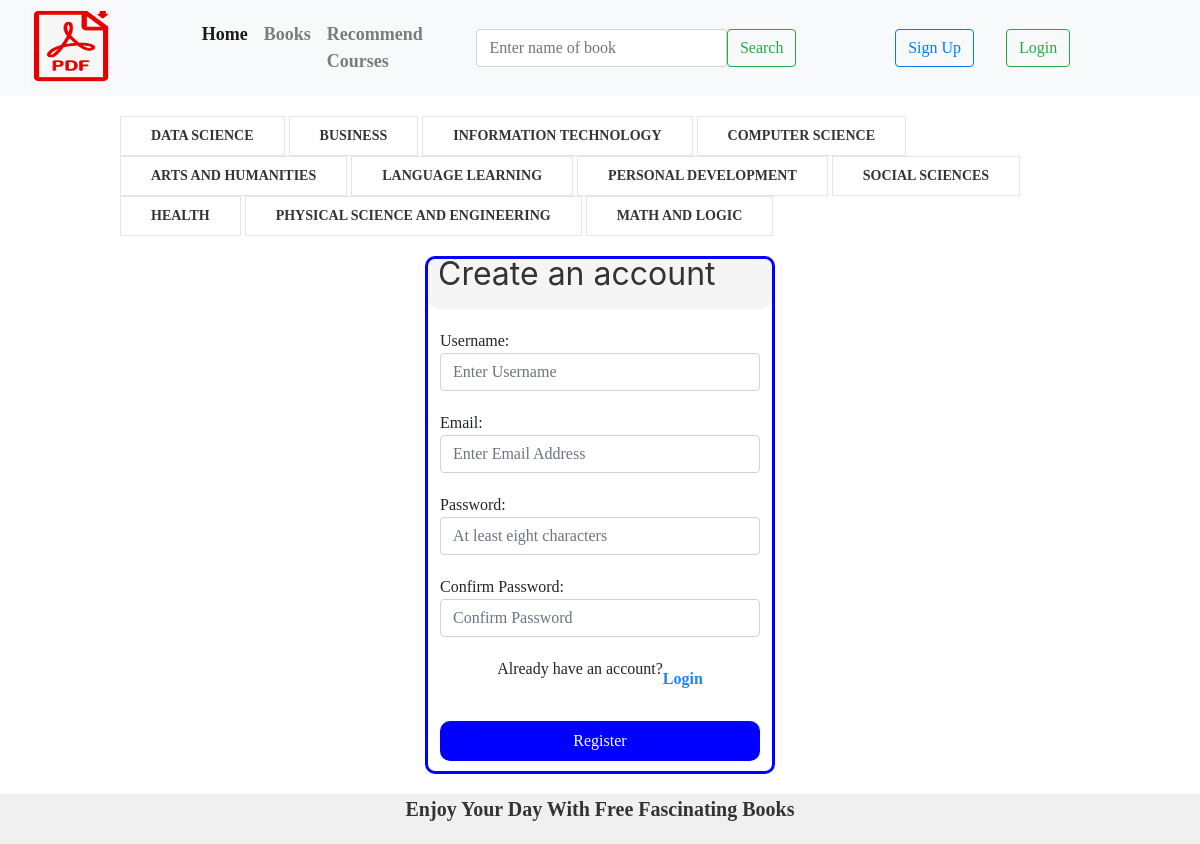
Page /book/register on the committed database.
### bookapp/models.py (models this page shows, shortened)
class Category(models.Model):
    name = models.CharField('Categories', max_length=50)
    slug = models.SlugField(max_length = 50)

### bookapp/views.py (the view)
# urls.py: path('register', views.register_page, name = 'register'),
def register_page(request):
    register_form = CreateUserForm()
    if request.method == 'POST':
        register_form = CreateUserForm(request.POST)
        if register_form.is_valid():
            register_form.save()
            messages.info(request, "Account Created Successfully!")
            return redirect('login')
    return render(request, 'register.html', {'register_form': register_form})

### bookapp/forms.py
class CreateUserForm(UserCreationForm):
    username = forms.CharField(max_length = 100, widget = forms.TextInput(attrs={
        'class' : 'form-control', 'placeholder': 'Enter Username'
    }))
    email = forms.CharField(max_length = 100, widget = forms.EmailInput(attrs={
        'class' : 'form-control', 'placeholder': 'Enter Email Address'
    }))
    password1 = forms.CharField(max_length = 100, widget = forms.PasswordInput(attrs={
        'class' : 'form-control', 'placeholder': 'At least eight characters'
    }))
    password2 = forms.CharField(max_length = 100, widget = forms.PasswordInput(attrs={
        'class' : 'form-control', 'placeholder': 'Confirm Password'
    }))
    class Meta:
        model = User
        fields = ['username', 'email', 'password1', 'password2']

### bookapp/context_processors.py (called while the page is built)
def category_links(request):
    category = Category.objects.all()
    return {'categories': category}

def book_search(request):
    search_form = BookSearchForm
    if request.method == 'POST':
        search_form = BookSearchForm(request.POST)
        if search_form.is_valid():
            search_form.save()
    return{'search_form': search_form}

### bookapp/templates/register.html (shortened to what this page needs)
{% extends 'base.html' %}  {% block content %}
<div id="container">
  <div class="header">
    <h2>Create an account</h2>
  </div>
  <form action="#" method="POST">
    <div id="form-control">
      <label>Username:</label>
      {{register_form.username}}
    </div>
    <div id="form-control">
      <label>Email:</label>
      {{register_form.email}}
    </div>
    <div id="form-control">
      <label>Password:</label>
      {{register_form.password1}}
    </div>
    <div id="form-control">
      <label>Confirm Password:</label>
      {{register_form.password2}}
    </div>
    <div id="haveAnAccount">
      <p>Already have an account?</p>
      <a href="{% url 'login' %}"><strong>Login</strong></a>
    </div>
    <button type="submit" id="submitButton">Register</button>
  </form>
</div>
{% endblock %}

### templates/base.html (shortened to what this page needs)
{% load static %}
<!DOCTYPE html>
<html lang="en">
  <head>
    <link
      rel="stylesheet"
      href="{% static 'bootstrap/css/bootstrap.min.css' %}"
    />
    <link rel="stylesheet" href="{% static 'css/style.css' %}" />
    <link rel="stylesheet" href="{% static 'css/register.css' %}" />
    <link rel="stylesheet" href="{% static 'css/style.css' %}" />
    <link rel="stylesheet" href="{% static 'css/home.css' %}" />
    <link rel="stylesheet" href="{% static 'css/book_detail.css' %}" />
    <link rel="stylesheet" href="{% static 'uikit/css/uikit.css' %}" />
    <link rel="stylesheet" href="{% static 'css/recom.css' %}" />
  </head>
  <body>
    <nav class="navbar navbar-expand-lg navbar-light bg-light">
      <div class="container-fluid">
        <div id="logo">
          <img src="{% static 'img/pdf 3.png' %}" />
        </div>
        <div class="collapse navbar-collapse" id="navbarSupportedContent">
          <ul class="navbar-nav me-auto mb-2 mb-lg-0">
            <li class="nav-item">
              <a
                class="nav-link active"
                aria-current="page"
                href="{% url 'home' %}"
                >Home</a
              >
            </li>
            <li class="nav-item">
              <a class="nav-link" href="{% url 'all_books' %}">Books</a>
            </li>
            <li class="nav-item">
              <a class="nav-link" href="{% url 'recommend_starting' %}"
                >Recommend Courses</a
              >
            </li>
          </ul>
          <form
            class="d-flex"
            method="POST"
            action="{% url 'book_search' %}"
            style="margin: 0px"
          >
            {% csrf_token %} {{search_form.name_of_book}}
            <button class="btn btn-outline-success" type="submit">
              Search
            </button>
          </form>
          <div style="width: auto; display: flex">
            {% if user.is_authenticated %}
            <div class="dropdown">
              <button
                class="btn btn-secondary dropdown-toggle"
                type="button"
                id="dropdownMenuButton1"
                data-bs-toggle="dropdown"
                aria-expanded="false"
              >
                Hello {{user.username}}
              </button>
              <ul class="dropdown-menu" aria-labelledby="dropdownMenuButton1">
                <li><a class="dropdown-item" href="#">Upload Book</a></li>
                <li>
                  <a class="dropdown-item" href="{% url 'logout' %}">Logout</a>
                </li>
              </ul>
            </div>
            {% else %}
            <a class="nav-link" href="{% url 'register' %}">
              <button type="button" class="btn btn-outline-primary">
                Sign Up
              </button></a
            >
            <a class="nav-link" href="{% url 'login' %}">
              <button type="button" class="btn btn-outline-success">
                Login
              </button>
            </a>
            {% endif %}
          </div>
        </div>
      </div>
    </nav>
    <p uk-margin style="width: 80%; margin: auto; margin-top: 20px">
      {% for category in categories %}
      <a
        class="uk-button uk-button-default"
        href="{% url 'category_detail' category.slug %}"
        ><strong>{{category.name}}</strong></a
      >
      {% endfor %}
    </p>
    {% block content %}{% endblock %}
    <footer>
      <h4><strong>Enjoy Your Day With Free Fascinating Books</strong></h4>
    </footer>
  </body>
</html>

### static/css/style.css (style rules this page uses)
* { margin: 0px; padding: 0px; box-sizing: border-box; font-family: Calibri; }
header, footer { width: 100%; height: 50px; background-color: whitesmoke; display: flex; align-items: center; justify-content: space-around; }
#logo { width: 80px; height: 80px; }
#logo img { width: 100%; height: 100%; }
nav { overflow: none; }
.navbar-collapse { justify-content: space-evenly !important; }
.navbar-collapse ul { width: 200px !important; justify-content: space-between; }
.navbar-collapse ul li a { font-weight: bold; font-size: 18px; }
footer { display: flex; align-items: center; justify-content: center; }
footer { background-color: #f0f0f0; padding: 20px; text-align: center; position: sticky; bottom: 0; width: 100%; }

### static/css/register.css (style rules this page uses)
* { box-sizing: border-box; }
#container { width: 350px; height: auto; background-color: white; border-radius: 10px; margin: auto; border: 3px solid blue; margin-top: 20px; margin-bottom: 20px; padding-bottom: 10px; }
.header { width: 100%; height: 50px; display: flex; align-items: center; background-color: whitesmoke; border-radius: 10px; padding-left: 10px; margin-bottom: 10px; }
form { width: 320px; height: auto; margin: auto; }
#submitButton { width: 100%; height: 40px; background-color: blue; margin-top: 20px; border: none; color: white; border-radius: 10px; }
label { display: block !important; margin: 0px; }
#form-control { margin-top: 20px; }
#haveAnAccount { width: auto; margin: auto; display: flex; align-items: center; justify-content: center; margin-top: 20px; }

### static/css/home.css (style rules this page uses)
footer { background-color: #f0f0f0; padding: 20px; text-align: center; position: sticky; bottom: 0; width: 100%; }

### static/css/book_detail.css (style rules this page uses)
* { padding: 0px; margin: 0px; box-sizing: border-box; }
footer { background-color: #f0f0f0; padding: 20px; text-align: center; position: sticky; bottom: 0; width: 100%; }

### rows in the picture
Category: name "DATA SCIENCE"
Category: name "BUSINESS"
Category: name "INFORMATION TECHNOLOGY"
Category: name "COMPUTER SCIENCE"
Category: name "ARTS AND HUMANITIES"
Category: name "LANGUAGE LEARNING"
Category: name "PERSONAL DEVELOPMENT"
Category: name "SOCIAL SCIENCES"
Category: name "HEALTH"
Category: name "PHYSICAL SCIENCE AND ENGINEERING"
Category: name "MATH AND LOGIC"
